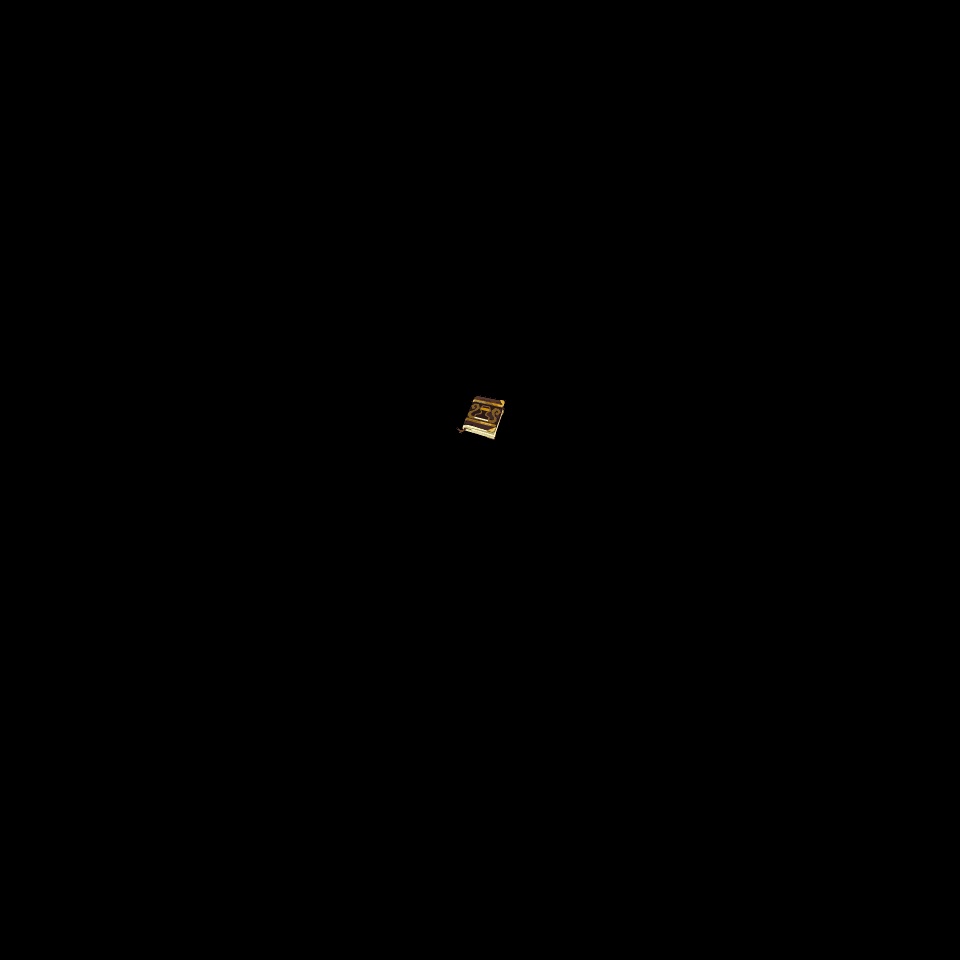

A 2D game scene composited from a Tiled map and its tileset images. What follows is a short description and the map's XML, with each tile layer's data collapsed to a summary:
An orthogonal 15x15 tile map with 64x64 px tiles, 5 tile layers (Background_1, Background_2, Field, Collision_Objects, ...), 2 tilesets and 4 objects (START, ACTOR).

<map version="1.0" orientation="orthogonal" renderorder="right-down" width="15" height="15" tilewidth="64" tileheight="64" nextobjectid="6">
 <tileset firstgid="1" name="64_forest_tileset" tilewidth="64" tileheight="64" tilecount="144" columns="16">
  <image source="64_forest_tileset.png" width="1024" height="576" />
 </tileset>
 <tileset firstgid="145" name="book" tilewidth="64" tileheight="64" tilecount="5" columns="1">
  <image source="book.png" width="64" height="321" />
 </tileset>
 <layer name="Background_1" width="15" height="15">
  <data>[225 cells, 225 non-empty, 2 distinct tile ids]</data>
 </layer>
 <layer name="Background_2" width="15" height="15">
  <data>[225 cells, 225 non-empty, 2 distinct tile ids]</data>
 </layer>
 <layer name="Field" width="15" height="15">
  <data>[225 cells, 224 non-empty, 1 distinct tile ids]</data>
 </layer>
 <layer name="Collision_Objects" width="15" height="15">
  <data>[225 cells, 0 non-empty, 0 distinct tile ids]</data>
 </layer>
 <objectgroup name="Collision" />
 <objectgroup name="Events">
  <object id="1" x="1024" y="768" />
  <object id="2" x="448" y="512" width="64" height="64">
   <properties>
    <property name="Event" value="start.tmx" />
   </properties>
  </object>
 </objectgroup>
 <layer name="Overlay" width="15" height="15">
  <data>[225 cells, 0 non-empty, 0 distinct tile ids]</data>
 </layer>
 <objectgroup name="Setup">
  <properties>
   <property name="hasPriority" value="Yes" />
   <property name="numEvents" value="1" />
  </properties>
  <object id="3" name="START" x="448" y="512" width="64" height="64">
   <properties>
    <property name="Texture" value="Hide" />
   </properties>
  </object>
  <object id="4" name="ACTOR" x="448" y="384" width="64" height="64">
   <properties>
    <property name="1" value="3" />
    <property name="Direction" value="South" />
    <property name="Event Order" value="1" />
    <property name="Scene" value="Intro" />
    <property name="Texture" value="Empty" />
   </properties>
  </object>
 </objectgroup>
</map>
